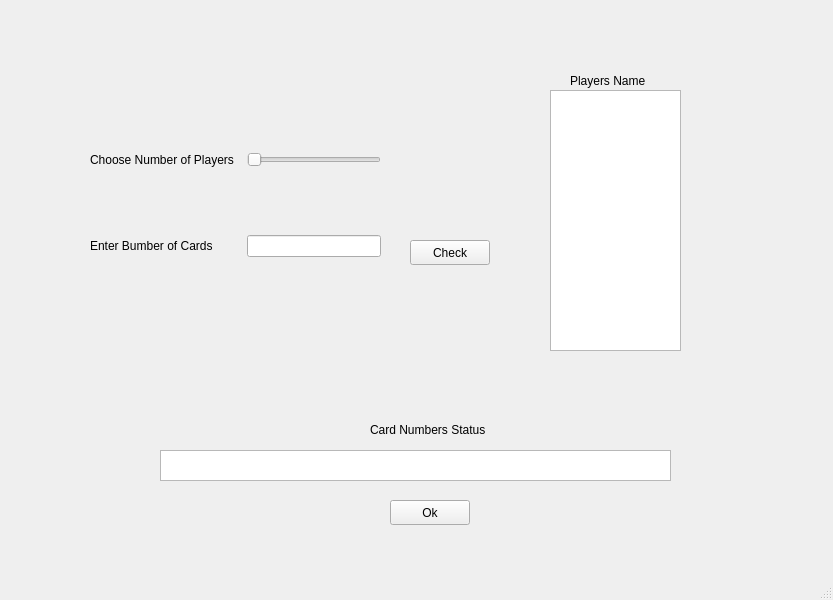
<?xml version="1.0" encoding="UTF-8"?>
<ui version="4.0">
 <class>MainWindow</class>
 <widget class="QMainWindow" name="MainWindow">
  <property name="geometry">
   <rect>
    <x>0</x>
    <y>0</y>
    <width>833</width>
    <height>600</height>
   </rect>
  </property>
  <property name="windowTitle">
   <string>MainWindow</string>
  </property>
  <widget class="QWidget" name="centralwidget">
   <widget class="QWidget" name="gridLayoutWidget">
    <property name="geometry">
     <rect>
      <x>90</x>
      <y>90</y>
      <width>291</width>
      <height>231</height>
     </rect>
    </property>
    <layout class="QGridLayout" name="gridLayout">
     <item row="1" column="0">
      <widget class="QLabel" name="cardLabel">
       <property name="text">
        <string>Enter Bumber of Cards</string>
       </property>
      </widget>
     </item>
     <item row="0" column="1">
      <widget class="QSlider" name="playerHorizontalSlider">
       <property name="orientation">
        <enum>Qt::Horizontal</enum>
       </property>
      </widget>
     </item>
     <item row="0" column="0">
      <widget class="QLabel" name="playerLabel">
       <property name="text">
        <string>Choose Number of Players  </string>
       </property>
      </widget>
     </item>
     <item row="1" column="1">
      <widget class="QLineEdit" name="cardLineEdit"/>
     </item>
    </layout>
   </widget>
   <widget class="QPushButton" name="okPushButton">
    <property name="geometry">
     <rect>
      <x>390</x>
      <y>500</y>
      <width>80</width>
      <height>25</height>
     </rect>
    </property>
    <property name="text">
     <string>Ok</string>
    </property>
   </widget>
   <widget class="QLabel" name="label">
    <property name="geometry">
     <rect>
      <x>570</x>
      <y>70</y>
      <width>131</width>
      <height>21</height>
     </rect>
    </property>
    <property name="text">
     <string>Players Name</string>
    </property>
   </widget>
   <widget class="QTextBrowser" name="textBrowser">
    <property name="geometry">
     <rect>
      <x>160</x>
      <y>450</y>
      <width>511</width>
      <height>31</height>
     </rect>
    </property>
   </widget>
   <widget class="QLabel" name="label_2">
    <property name="geometry">
     <rect>
      <x>370</x>
      <y>420</y>
      <width>131</width>
      <height>20</height>
     </rect>
    </property>
    <property name="text">
     <string>Card Numbers Status</string>
    </property>
   </widget>
   <widget class="QPushButton" name="checkPushButton">
    <property name="geometry">
     <rect>
      <x>410</x>
      <y>240</y>
      <width>80</width>
      <height>25</height>
     </rect>
    </property>
    <property name="text">
     <string>Check</string>
    </property>
   </widget>
   <widget class="QTableWidget" name="tableWidget">
    <property name="geometry">
     <rect>
      <x>550</x>
      <y>90</y>
      <width>131</width>
      <height>261</height>
     </rect>
    </property>
   </widget>
  </widget>
  <widget class="QMenuBar" name="menubar">
   <property name="geometry">
    <rect>
     <x>0</x>
     <y>0</y>
     <width>833</width>
     <height>25</height>
    </rect>
   </property>
  </widget>
  <widget class="QStatusBar" name="statusbar"/>
 </widget>
 <resources/>
 <connections>
  <connection>
   <sender>cardLineEdit</sender>
   <signal>editingFinished()</signal>
   <receiver>checkPushButton</receiver>
   <slot>animateClick()</slot>
   <hints>
    <hint type="sourcelabel">
     <x>348</x>
     <y>280</y>
    </hint>
    <hint type="destinationlabel">
     <x>427</x>
     <y>274</y>
    </hint>
   </hints>
  </connection>
 </connections>
</ui>
